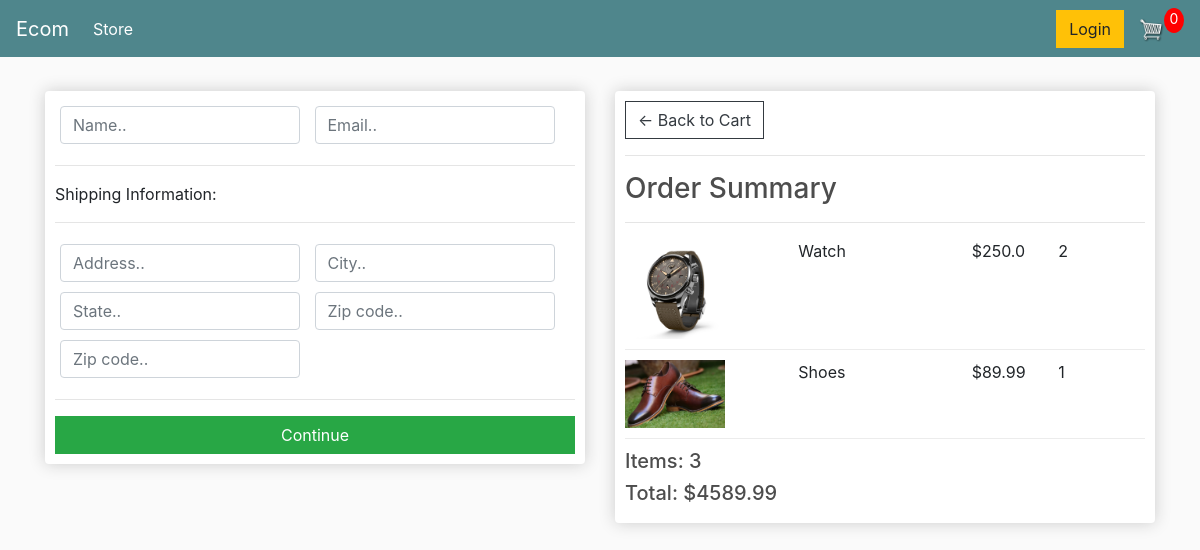
Screenshot of /checkout/ (signed in) with the database file from the repository.
### kilimall/models.py (models this page shows, shortened)
class OrderItem(models.Model):
    product = models.ForeignKey(Product, on_delete=models.SET_NULL, blank=True, null=True)
    order = models.ForeignKey(Order, on_delete=models.SET_NULL, blank=True, null=True)
    quantity = models.IntegerField(default=0, null=True, blank=True)
    date_added = models.DateTimeField(auto_now_add = True)
    @property
    def get_total(self):
        total = self.product.price * self.quantity
        return total

class Product(models.Model):
    name = models.CharField(max_length=200, null=True)
    price = models.FloatField()
    digital = models.BooleanField(default=False, null=True, blank=False)
    image = models.ImageField(upload_to='product_images', null=True, blank=True)
    @property
    def imageURL(self):
        try:
            url=self.image.url
        except:
            url = ''
        return url

class Order(models.Model):
    customer= models.ForeignKey(Customer, on_delete= models.SET_NULL, null=True, blank=True)
    date_ordered = models.DateTimeField(auto_now_add = True)
    complete = models.BooleanField(default=False, null=True, blank=True)
    transaction_id = models.CharField(max_length=100 , null=True)
    @property
    def get_cart_total(self):
        orderitems = self.orderitem_set.all()
        total= sum([item.get_total for item in orderitems ])
        return total
    @property
    def get_cart_items(self):
        orderitems = self.orderitem_set.all()
        total= sum([item.quantity for item in orderitems ])
        return total

### kilimall/views.py (the view)
# urls.py: path('checkout/', views.checkout, name='checkout'),
def checkout(request):
    if request.user.is_authenticated:
        customer = request.user.customer
        order, created = Order.objects.get_or_create( customer=customer, complete=False)
        items = order.orderitem_set.all()
    else:
        items = []
    context ={'items':items, 'order':order}
    return render (request, 'checkout.html', context)

### template/checkout.html (shortened to what this page needs)
{% extends 'main.html' %}
{% load static %}
{% block content %}
     <div class="row">
		<div class="col-lg-6">
			<div class="box-element" id="form-wrapper">
				<form id="form">
					<div id="user-info">
						<div class="form-field">
							<input required class="form-control" type="text" name="name" placeholder="Name..">
						</div>
						<div class="form-field">
							<input required class="form-control" type="email" name="email" placeholder="Email..">
						</div>
					</div>
					<div id="shipping-info">
						<hr>
						<p>Shipping Information:</p>
						<hr>
						<div class="form-field">
							<input class="form-control" type="text" name="address" placeholder="Address..">
						</div>
						<div class="form-field">
							<input class="form-control" type="text" name="city" placeholder="City..">
						</div>
						<div class="form-field">
							<input class="form-control" type="text" name="state" placeholder="State..">
						</div>
						<div class="form-field">
							<input class="form-control" type="text" name="zipcode" placeholder="Zip code..">
						</div>
						<div class="form-field">
							<input class="form-control" type="text" name="country" placeholder="Zip code..">
						</div>
					</div>
					<hr>
					<input id="form-button" class="btn btn-success btn-block" type="submit" value="Continue">
				</form>
			</div>
			<br>
		</div>
		<div class="col-lg-6">
			<div class="box-element">
				<a  class="btn btn-outline-dark" href="{% url 'cart' %}">&#x2190; Back to Cart</a>
				<hr>
				<h3>Order Summary</h3>
				<hr>
				{% for item in items %}
				<div class="cart-row">
					<div style="flex:2"><img class="row-image" src="{{item.product.imageURL}}"></div>
					<div style="flex:2"><p>{{item.product.name}}</p></div>
					<div style="flex:1"><p>${{item.product.price}}</p></div>
					<div style="flex:1"><p>{{item.quantity}}</p></div>
				</div>
				{% endfor %}
				<h5>Items:   {{order.get_cart_items}}</h5>
				<h5>Total:   $4{{order.get_cart_total|floatformat:2}}</h5>
			</div>
		</div>
	</div>
{% endblock content %}

### static/css/main.css (style rules this page uses)
body { background-color: hsl(0, 0%, 98%); }
h1,h2,h3,h4,h5,h6 { color:hsl(0, 0%, 30%); }
.box-element { box-shadow:hsl(0, 0%, 80%) 0 0 16px; background-color: #fff; border-radius: 4px; padding: 10px; }
.col-lg-4, .col-lg-6, .col-lg-8, .col-lg-12 { margin-top: 10px; }
.btn { border-radius: 0; }
.row-image { width: 100px; }
.form-field { width:250px; display: inline-block; padding: 5px; }
.cart-row { display: flex; align-items: flex-stretch; padding-bottom: 10px; margin-bottom: 10px; border-bottom: 1px solid #ececec; }

### rows the page displays
OrderItem: product.imageURL (picture), product.name "Watch", product.price "250.0", quantity "2"
OrderItem: product.imageURL (picture), product.name "Shoes", product.price "89.99", quantity "1"
Order: get_cart_items "3", get_cart_total "589.99"
